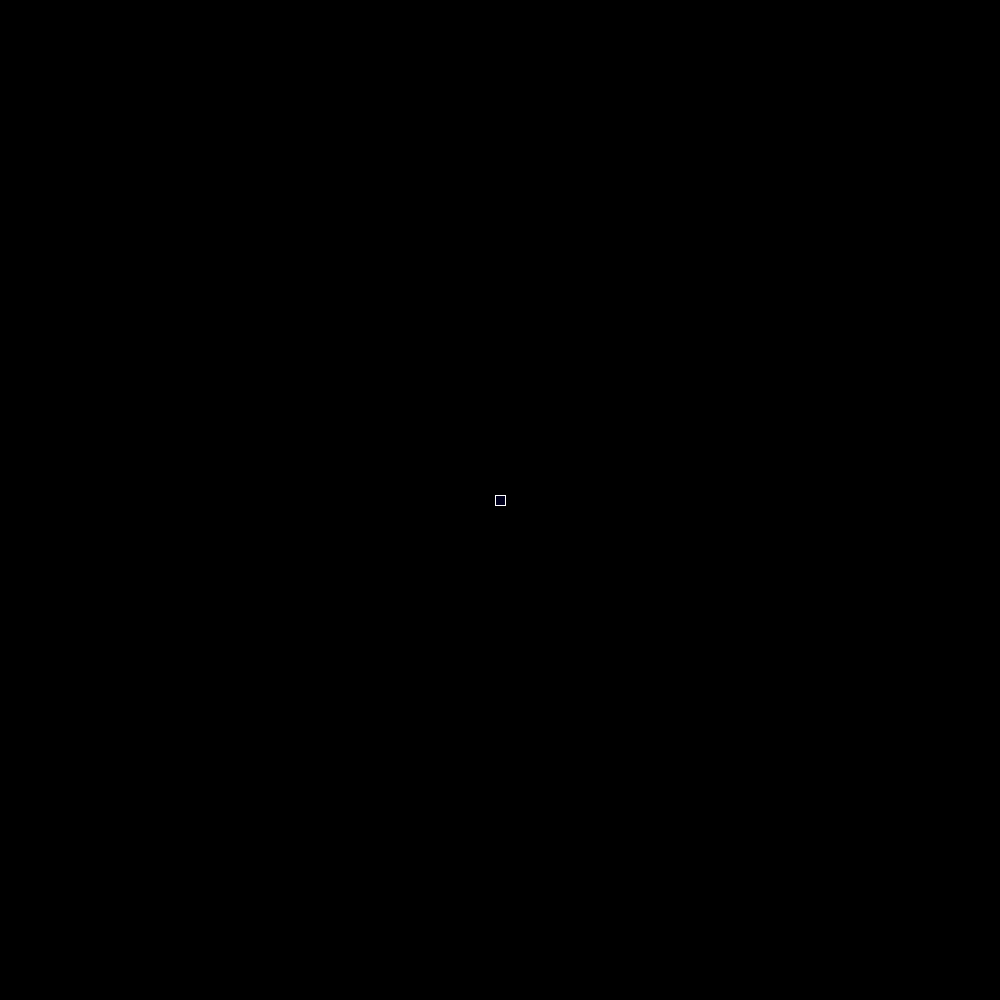
Frame 1 (no input)
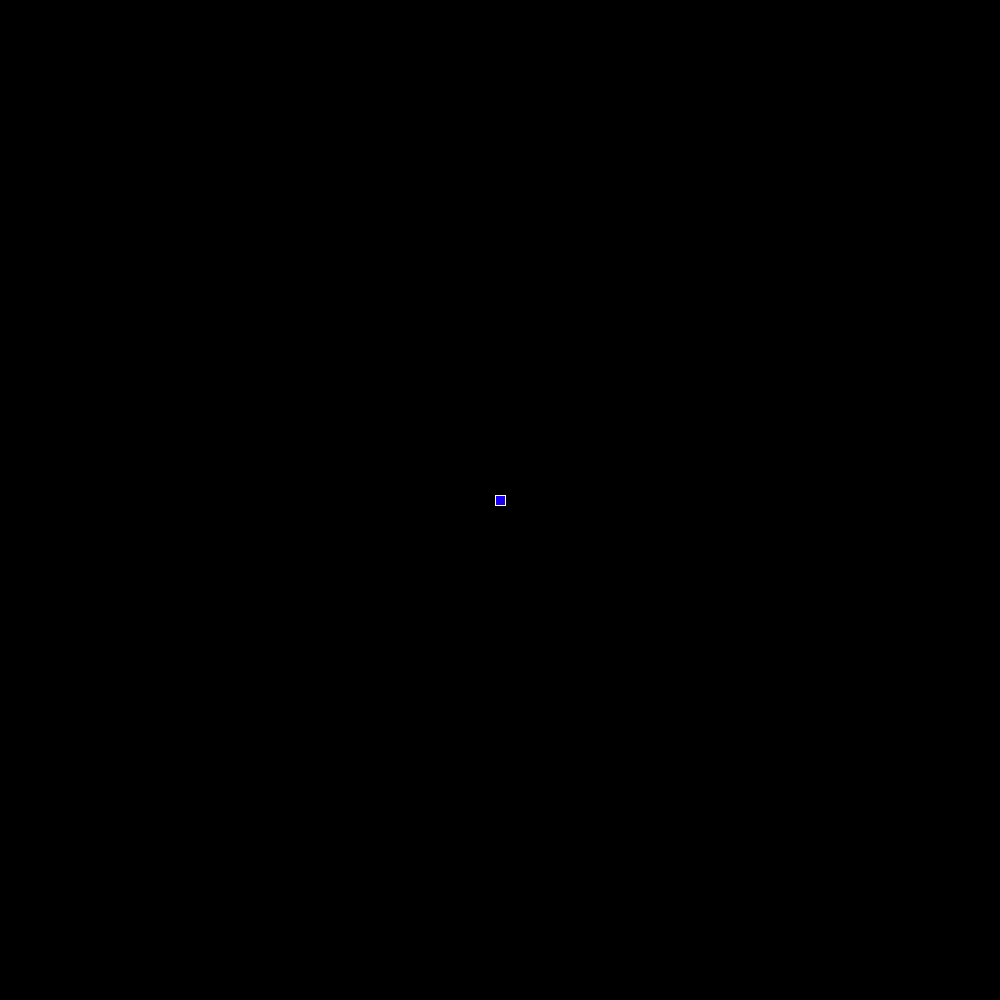
Frame 60 (the mouse pressed at the canvas centre just before this capture)
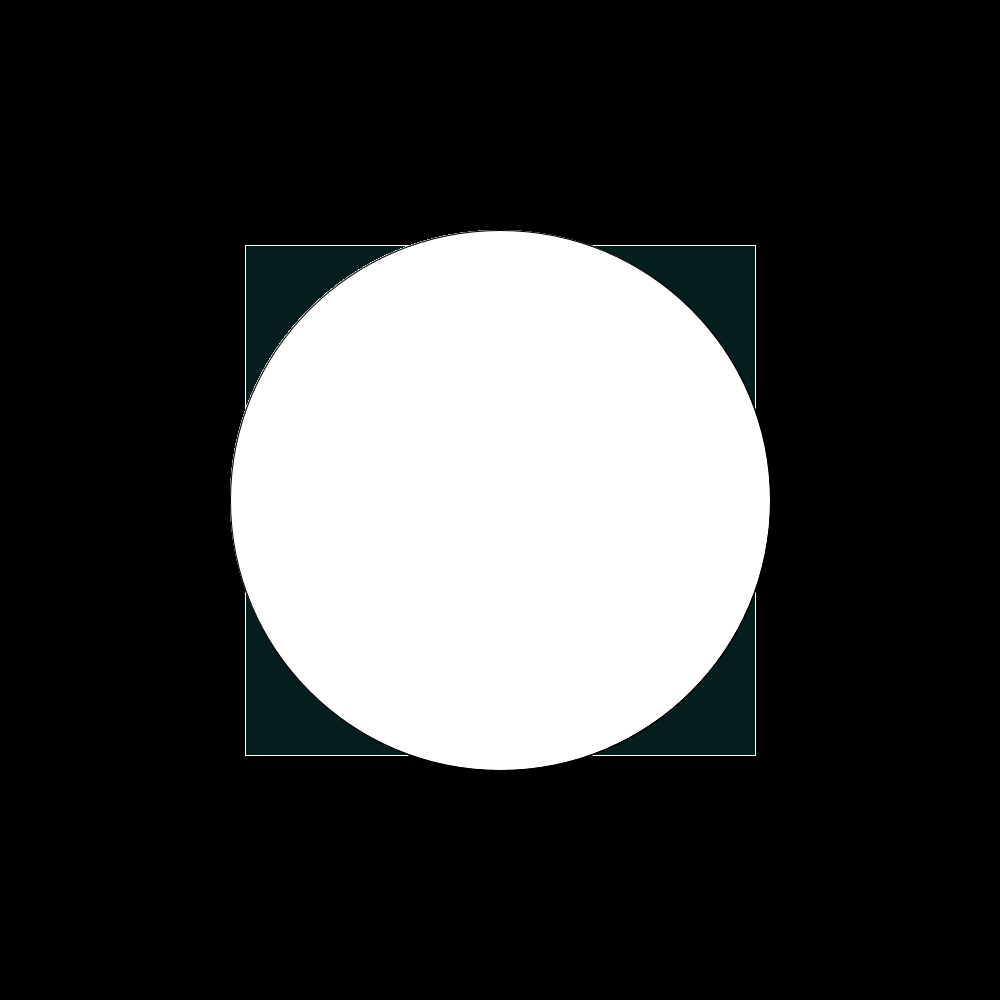
Frame 120 (the mouse held since frame 60 and released just before this capture)

The Processing sketch that drew these frames (run headless with seeded random() and noise(); from frame 60 on, the mouse is pressed at the canvas centre):

// Processing sketch: processing_142765
// ── processing_142765.pde

int state = 0;


void setup() {
  size(1000,1000);
  frameRate(40);
  background(0);

}

void draw() {
//starting poing  
if (state == 0) {
  stroke(255);
  fill(frameCount/2,mouseX,250,30);
  rectMode (CENTER);
  rect (width/2, height/2, mouseX+10, mouseY+10);
//from state 0 to 2  
if (mousePressed) {
 state=2;
}
//from state 0 to 1
if(mouseX>width-50) {
  background(0);
  stroke(255);
  fill(0);
  rect (width/2, height/2,100,100);
  state = 1;
}   
 }
//from state 1 to 2 
if (state == 1 && mouseX>width-30) {
  state = 2;
}
//state 2
if (state == 2) {
  stroke(0);
  fill(255);
 ellipse(width/2, height/2, mouseX+40, mouseY+40);
}
//from state 2 to 3
if (state == 2 && mouseY<20) {
  background (0);
  state = 3;
}    

//state 3
if (state == 3) {
   stroke(0);
  fill(mouseX,mouseY,200,70);
 ellipse(width/2, height/2, mouseX+40, mouseY+40);
}
//state 3 to 4
if (state == 3 && mouseX>width-20) {
 background (0);
 state = 4;
}

//state 3 to 2
if (state == 3 && mousePressed) {
 state = 2; 
}

//state 4
if (state == 4) {
 stroke(0);
 fill(frameCount/2,mouseX,250,30);
 ellipse(width/2, height/2, mouseX, mouseY);
 stroke(255);
 fill(mouseX,mouseY,0,10);
 rect(width/2,height/2,mouseX, mouseY);
 stroke(0);
 fill(mouseX,mouseY,30,10);
 rect(width/2,height/2,mouseX-40, mouseY-40);
  fill(mouseX,mouseY,200,10);
 rect(width/2,height/2,mouseX-70, mouseY-70);
}
//state 4 to 5
if (state == 4 && mouseY<30) {
 background (0);
 state = 5;
}
//state 5
if (state == 5) {
 stroke(0);
 fill(255);
 ellipse(width/4, height/4, mouseX-15, mouseY-15);
  stroke(0);
 fill(225);
 ellipse(width/4, 750, mouseX-15, mouseY-15);
   stroke(0);
 fill(225);
 ellipse(750, height/4, mouseX-15, mouseY-15);
    stroke(0);
 fill(255);
 ellipse(750, 750, mouseX-15, mouseY-15);
  stroke(0);
 fill(mouseY,mouseX,170,30);
 ellipse(width/2, height/2, mouseX+10, mouseY+10);
}
if (state == 5 && mouseX> width-30) {
   state = 0;
}
if (state == 5 && mousePressed) {
  background (0);
  state = 6;
}
//state 6
if (state == 6) {
 stroke(0);
 fill(mouseY,mouseX,170,30);
rect(width/4, height/4, mouseX-15, mouseY-15);
  stroke(0);
 fill(mouseY,mouseX,170,30);
 rect(width/4, 750, mouseX-15, mouseY-15);
   stroke(0);
 fill(mouseY,mouseX,170,30);
 rect(750, height/4, mouseX-15, mouseY-15);
    stroke(0);
 fill(mouseY,mouseX,170,30);
 rect(750, 750, mouseX-15, mouseY-15);
  stroke(0);
 fill(mouseY,mouseX,170,30);
 rect(width/2, height/2, mouseX+10, mouseY+10);
}
//state 4 to 5
if (state == 6 && mouseY<30) {
 background (0);
 state = 0;
}
}
